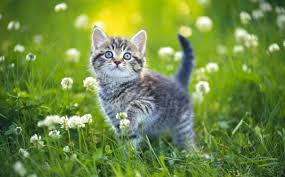
//> input picture testCppLab/testOpenCV/origin/cat4.jpg, 285 x 177 px
$ ./main_all   (built with g++ and OpenCV 4)
//> lines starting //> are read from the running program, lines starting //| are printed output that depends on the picture; after the words box and inside, x2 and y2 are one past the last pixel; in counts of white or black regions, pixels touching at a corner belong together
#include <opencv2/opencv.hpp>
#include <opencv2/imgproc.hpp>
#include <opencv2/highgui.hpp>

int main() {
    // Đọc ảnh gốc và ảnh mask
    cv::Mat image = cv::imread("cat4.jpg");  // Thay "path_to_your_image.jpg" bằng đường dẫn ảnh của bạn
//> image is the input picture: 177 rows x 285 cols, CV_8UC3; mean B, G, R 65.7, 138.8, 112.1
    cv::Mat mask = cv::imread("maskObject.png", cv::IMREAD_GRAYSCALE);  // Đọc mask với chế độ grayscale
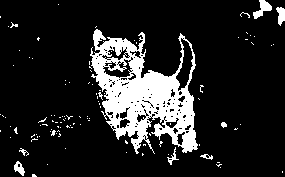
//> input picture testCppLab/testOpenCV/origin/maskObject.png, 285 x 177 px
//> mask: 177 rows x 285 cols, CV_8UC1; 14.5% white; 110 white regions (101 under 20 px), largest, box (x1, y1, x2, y2) and area: (90, 29, 198, 154) 6428, (253, 0, 272, 19) 169, (276, 7, 285, 26) 113

    // Kiểm tra nếu ảnh không đọc được
    if (image.empty() || mask.empty()) {
        std::cout << "Không thể đọc ảnh!" << std::endl;
        return -1;
    }

    // Kiểm tra nếu kích thước ảnh gốc và ảnh mask không khớp
    if (image.size() != mask.size()) {
        std::cout << "Kích thước ảnh gốc và mask không khớp!" << std::endl;
        return -1;
    }

    cv::imshow("image_Origin", image);

    // Áp dụng mask lên ảnh gốc (chỉ giữ lại các phần trong mask)
    cv::Mat imgProcessing1;
    image.copyTo(imgProcessing1, mask);  // Copy vùng được mask giữ lại vào imgProcessing1
    cv::imshow("imgProcessing_applyMask", imgProcessing1);

    // Chuyển ảnh sang ảnh xám
    cv::Mat gray;
    cv::cvtColor(imgProcessing1, gray, cv::COLOR_BGR2GRAY);
    // cv::cvtColor(image, gray, cv::COLOR_BGR2GRAY);
    cv::imshow("gray Processing 2", gray);

    // Áp dụng Thresholding để tạo mặt nạ cho vật thể
    cv::Mat thresholded;
    cv::threshold(gray, thresholded, 0, 255, cv::THRESH_BINARY + cv::THRESH_OTSU);
//> thresholded: 177 rows x 285 cols, CV_8UC1; 14.1% white; 110 white regions (101 under 20 px), largest, box (x1, y1, x2, y2) and area: (90, 29, 198, 154) 6256, (253, 0, 272, 19) 169, (276, 7, 285, 26) 113
    cv::Mat bw;
	adaptiveThreshold(gray, bw, 255, cv::ADAPTIVE_THRESH_GAUSSIAN_C, cv::THRESH_BINARY, 11, 12);
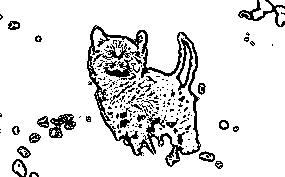
//> bw: 177 rows x 285 cols, CV_8UC1; 88.2% white; black in thin lines or dots
    cv::imshow("adaptiveThreshold Mask", bw);
    // Tìm các biên của vật thể
    cv::Mat edges;
    cv::Canny(thresholded, edges, 0, 250);
//> edges: 177 rows x 285 cols, CV_8UC1; 5.7% white in thin lines or dots

    // Tạo một ảnh mới để sử dụng cho Watershed
    cv::Mat markers = cv::Mat::zeros(image.size(), CV_32S);

    // Đánh dấu các vùng nền (vùng đen) và vùng vật thể (vùng trắng)
    markers.setTo(cv::Scalar(1), edges); // Biên vật thể được gán giá trị 1
//> markers: 177 rows x 285 cols, CV_32SC1; values 0 (black) and 1 (white), 5.7% white in thin lines or dots
    markers.setTo(cv::Scalar(2), thresholded); // Vùng nền được gán giá trị 2
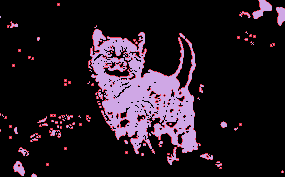
//> markers: 177 rows x 285 cols, CV_32SC1; 3 distinct labels, from 0 to 2; one colour per label, 0 black

    // Áp dụng thuật toán Watershed
    cv::watershed(image, markers);
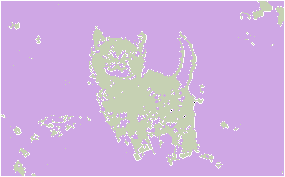
//> markers: 177 rows x 285 cols, CV_32SC1; 4 distinct labels, from -1 to 2; one colour per label, 0 black, -1 white

    // Chuyển markers sang kiểu CV_8U để sử dụng với findContours
    cv::Mat markers8U;
    markers.convertTo(markers8U, CV_8U);
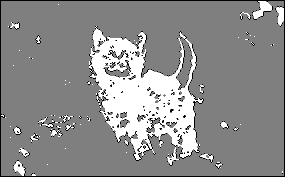
//> markers8U: 177 rows x 285 cols, CV_8UC1; min 0, max 2, mean 1.11; drawn with min black and max white

    // Tạo một ảnh để vẽ các biên
    cv::Mat result = image.clone();
    // Tạo mặt nạ cho biên bằng cách dilate
    cv::Mat dilatedEdges;
    cv::dilate(edges, dilatedEdges, cv::Mat(), cv::Point(-1, -1), 1); // Dùng dilate để nối các biên lại
//> dilatedEdges: 177 rows x 285 cols, CV_8UC1; 19.4% white; 40 white regions (6 under 20 px), largest, box (x1, y1, x2, y2) and area: (86, 24, 202, 166) 7249, (48, 113, 74, 139) 361, (238, 0, 273, 20) 286
    // Vẽ biên vật thể lên ảnh gốc, lọc chỉ vẽ biên ngoài
    // Lọc nhiễu bên trong con mèo (giảm các dấu chấm nhỏ)
    cv::Mat cleanedEdges;
    cv::morphologyEx(dilatedEdges, cleanedEdges, cv::MORPH_CLOSE, cv::Mat(), cv::Point(-1, -1), 1); // Dùng closing để loại bỏ các nhiễu nhỏ
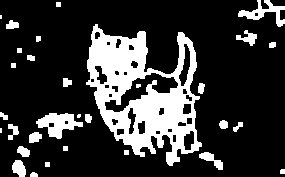
//> cleanedEdges: 177 rows x 285 cols, CV_8UC1; 21% white; 31 white regions (4 under 20 px), largest, box (x1, y1, x2, y2) and area: (86, 24, 202, 166) 7908, (36, 113, 83, 139) 645, (238, 0, 285, 27) 451

    // Cắt các vùng nhiễu bằng Threshold
    cv::Mat binaryEdges;
    cv::threshold(dilatedEdges, binaryEdges, 50, 100, cv::THRESH_OTSU);
//> binaryEdges: 177 rows x 285 cols, CV_8UC1; values 0 (black) and 100 (white), 19.4% white; 40 white regions (6 under 20 px)
    // Dùng FindContours để tìm các biên vật thể
    std::vector<std::vector<cv::Point>> contours;

    cv::findContours(dilatedEdges, contours, cv::RETR_EXTERNAL, cv::CHAIN_APPROX_SIMPLE);
//> contours = 39 contours, 16 with area under 20; largest, box (x1, y1, x2, y2) and area: (86, 24, 202, 166) 9615, (48, 113, 74, 139) 296, (238, 0, 273, 20) 245, (12, 160, 26, 177) 151, (29, 132, 42, 143) 91

    // Vẽ biên vật thể lên ảnh gốc
    for (size_t i = 0; i < contours.size(); i++) {
        double area = cv::contourArea(contours[i]);

        // Nếu diện tích của contour đủ lớn, vẽ biên
        if (area > 450) { // Diện tích nhỏ có thể là nhiễu
            cv::drawContours(result, contours, (int)i, cv::Scalar(0, 0, 255), 2);  // Vẽ biên màu đỏ
        }
    }
//> this loop made 39 passes
//> area on passes 1, 4, 5, 6, 9, 11, 13, 14, 16, 17, 18, 19: 22, 54.5, 151, 86.5, 81, 91, 51, 35, 54.5, 52.5, 88, 40
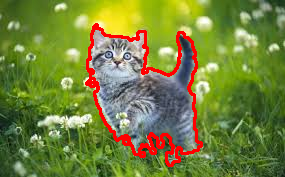
//> result: 177 rows x 285 cols, CV_8UC3; 4.86% of pixels changed, all inside (x1, y1, x2, y2) = (85, 23, 203, 167)


    // 3. Ảnh kết quả cuối cùng (Vẽ biên vật thể)
    cv::imshow("Result", result);
    // Vòng lặp chờ nhấn phím 'q' để thoát
    while (true) {
        char key = cv::waitKey(1);  // Kiểm tra phím nhấn mỗi 1ms
//> the 'q' key is pressed
        if (key == 'q' || key == 'Q') {
            break;  // Thoát vòng lặp khi nhấn 'q' hoặc 'Q'
        }
    }

    return 0;
}
